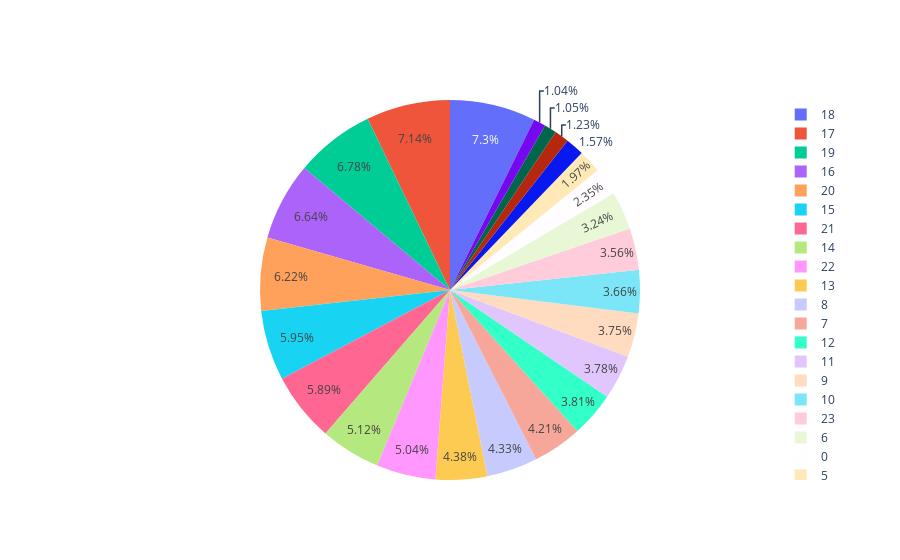

Here is the notebook cell this chart was saved with:
### Code cell
fig1

### Figure 1 — Plotly figure (JSON) as saved in the notebook; plotly's stock layout.template omitted (floating-point values rounded to 4 significant figures)
{"data": [{"labels": [18, 17, 19, 16, 20, 15, 21, 14, 22, 13, 8, 7, 12, 11, 9, 10, 23, 6, 0, 5, 1, 4, 3, 2], "type": "pie", "values": [75040, 73373, 69660, 68224, 63988, 61219, 60606, 52643, 51817, 45042, 44477, 43314, 39193, 38821, 38542, 37634, 36568, 33307, 24133, 20262, 16107, 12675, 10789, 10702]}], "layout": {}}
